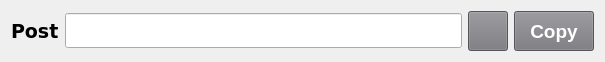
   <widget class="QWidget" name="layoutWidget_12">
    <property name="geometry">
     <rect>
      <x>660</x>
      <y>70</y>
      <width>605</width>
      <height>42</height>
     </rect>
    </property>
    <layout class="QHBoxLayout" name="horizontalLayout_14">
     <item>
      <widget class="QLabel" name="labelPost">
       <property name="font">
        <font>
         <family>DejaVu Sans</family>
         <pointsize>14</pointsize>
         <weight>75</weight>
         <bold>true</bold>
        </font>
       </property>
       <property name="text">
        <string>Post</string>
       </property>
      </widget>
     </item>
     <item>
      <widget class="QLineEdit" name="Post">
       <property name="enabled">
        <bool>true</bool>
       </property>
       <property name="minimumSize">
        <size>
         <width>300</width>
         <height>35</height>
        </size>
       </property>
       <property name="font">
        <font>
         <family>DejaVu Sans</family>
         <pointsize>12</pointsize>
        </font>
       </property>
       <property name="readOnly">
        <bool>true</bool>
       </property>
      </widget>
     </item>
     <item>
      <widget class="QPushButton" name="buttonGenPost">
       <property name="sizePolicy">
        <sizepolicy hsizetype="Minimum" vsizetype="Fixed">
         <horstretch>40</horstretch>
         <verstretch>40</verstretch>
        </sizepolicy>
       </property>
       <property name="minimumSize">
        <size>
         <width>40</width>
         <height>40</height>
        </size>
       </property>
       <property name="maximumSize">
        <size>
         <width>40</width>
         <height>40</height>
        </size>
       </property>
       <property name="styleSheet">
        <string notr="true">background-color: rgb(119, 118, 123);</string>
       </property>
       <property name="text">
        <string/>
       </property>
       <property name="icon">
        <iconset>
         <normaloff>img/reset.png</normaloff>img/reset.png</iconset>
       </property>
      </widget>
     </item>
     <item>
      <widget class="QPushButton" name="buttonCopyPost">
       <property name="minimumSize">
        <size>
         <width>0</width>
         <height>40</height>
        </size>
       </property>
       <property name="font">
        <font>
         <pointsize>14</pointsize>
         <weight>75</weight>
         <bold>true</bold>
        </font>
       </property>
       <property name="styleSheet">
        <string notr="true">background-color: rgb(119, 118, 123);
color: rgb(255, 255, 255);</string>
       </property>
       <property name="text">
        <string>Copy</string>
       </property>
      </widget>
     </item>
    </layout>
   </widget>
